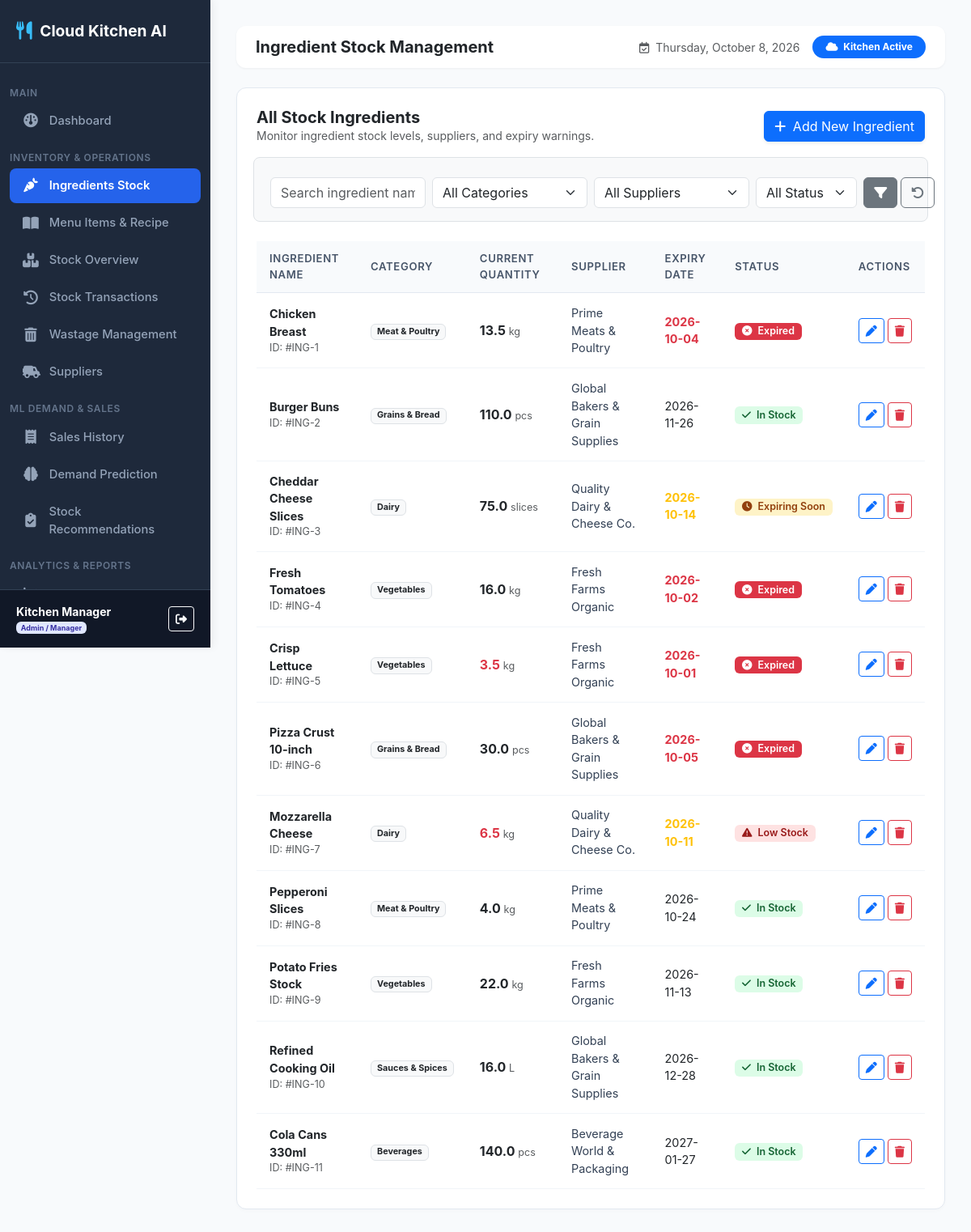
Page /ingredients/ (signed in) on the earlier database version.
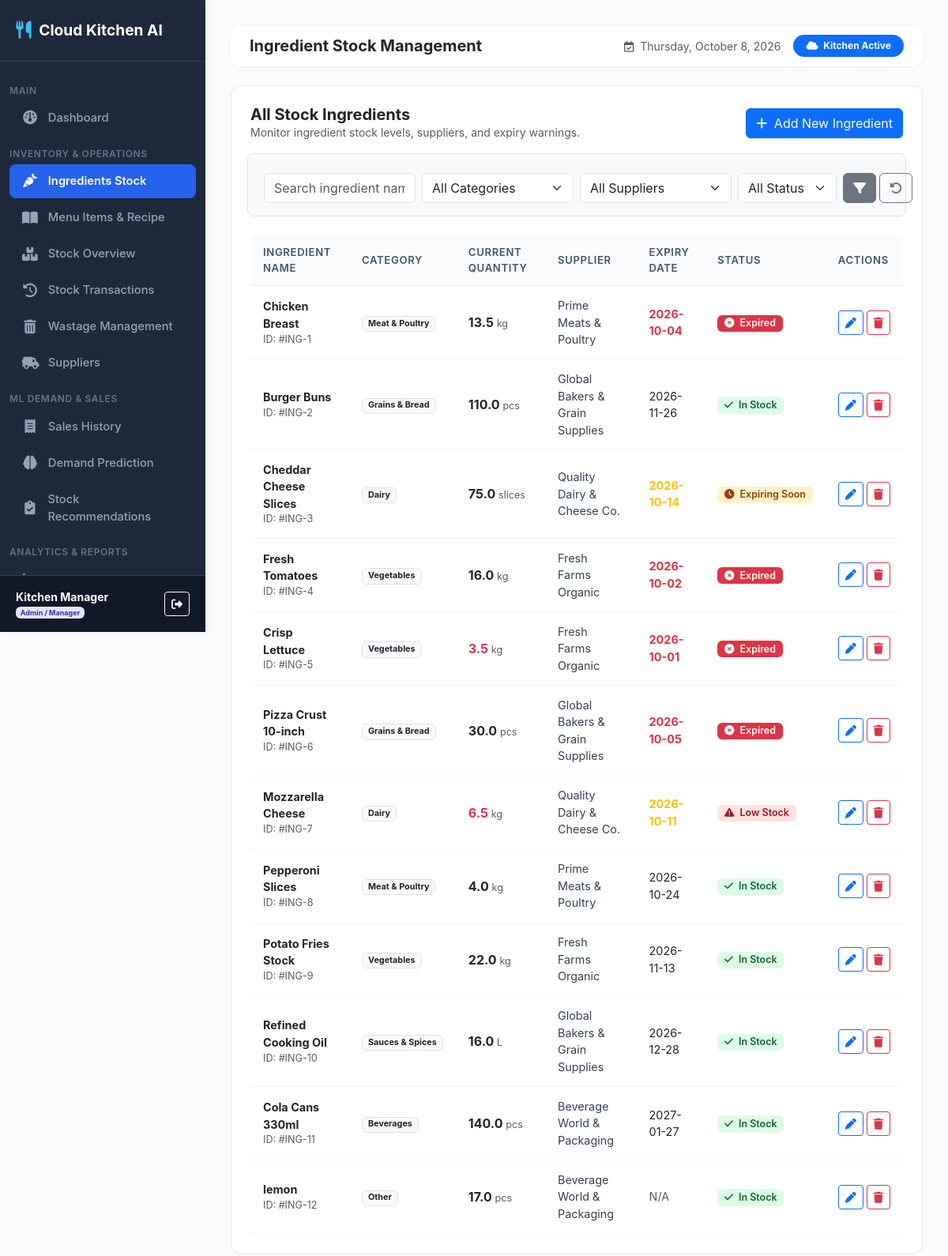
Same page on the later database version.
### inventory_predictor/models.py (models this page shows, shortened)
class Ingredient(models.Model):
    CATEGORY_CHOICES = (
        ('Vegetables', 'Vegetables'),
        ('Dairy', 'Dairy'),
        ('Meat & Poultry', 'Meat & Poultry'),
        ('Grains & Bread', 'Grains & Bread'),
        ('Sauces & Spices', 'Sauces & Spices'),
        ('Beverages', 'Beverages'),
        ('Packaging', 'Packaging'),
        ('Other', 'Other'),
    )
    name = models.CharField(max_length=100, unique=True)
    category = models.CharField(max_length=50, choices=CATEGORY_CHOICES, default='Vegetables')
    unit = models.CharField(max_length=20, help_text="e.g. kg, g, L, ml, pcs, slices")
    current_quantity = models.FloatField(default=0.0)
    min_stock_level = models.FloatField(default=10.0)
    max_stock_level = models.FloatField(default=100.0)
    unit_cost = models.DecimalField(max_digits=10, decimal_places=2, default=0.00)
    supplier = models.ForeignKey(Supplier, on_delete=models.SET_NULL, null=True, blank=True, related_name='ingredients')
    expiry_date = models.DateField(null=True, blank=True)
    created_at = models.DateTimeField(auto_now_add=True)
    @property
    def is_low_stock(self):
        return self.current_quantity <= self.min_stock_level
    @property
    def is_expiring_soon(self):
        if self.expiry_date:
            today = date.today()
            days = (self.expiry_date - today).days
            return 0 <= days <= 7
        return False
    @property
    def is_expired(self):
        if self.expiry_date:
            return self.expiry_date < date.today()
        return False

class Supplier(models.Model):
    name = models.CharField(max_length=100)
    contact_person = models.CharField(max_length=100, blank=True, null=True)
    phone = models.CharField(max_length=20, blank=True, null=True)
    email = models.EmailField(blank=True, null=True)
    address = models.TextField(blank=True, null=True)
    created_at = models.DateTimeField(auto_now_add=True)

### inventory_predictor/views.py (the view)
# urls.py: path('ingredients/', views.ingredient_list, name='ingredient_list'),
@login_required
def ingredient_list(request):
    ingredients = Ingredient.objects.select_related('supplier').all()
    search_query = request.GET.get('search', '').strip()
    category_filter = request.GET.get('category', '').strip()
    status_filter = request.GET.get('status', '').strip()
    supplier_filter = request.GET.get('supplier', '').strip()
    if search_query:
        ingredients = ingredients.filter(name__icontains=search_query)
    if category_filter:
        ingredients = ingredients.filter(category=category_filter)
    if supplier_filter:
        ingredients = ingredients.filter(supplier_id=supplier_filter)
    ingredients_list = list(ingredients)
    if status_filter == 'low_stock':
        ingredients_list = [i for i in ingredients_list if i.is_low_stock]
    elif status_filter == 'expiring':
        ingredients_list = [i for i in ingredients_list if i.is_expiring_soon]
    categories = Ingredient.CATEGORY_CHOICES
    suppliers = Supplier.objects.all()
    context = {
        'ingredients': ingredients_list,
        'categories': categories,
        'suppliers': suppliers,
        'search_query': search_query,
        'category_filter': category_filter,
        'status_filter': status_filter,
        'supplier_filter': supplier_filter,
        'is_admin': role_check_admin(request.user)
    }
    return render(request, 'inventory_predictor/ingredients/list.html', context)

### inventory_predictor/templates/inventory_predictor/ingredients/list.html (shortened to what this page needs)
{% extends 'inventory_predictor/base.html' %}
{% block page_title %}Ingredient Stock Management{% endblock %}
{% block content %}
<div class="card-box">
    <div class="d-flex flex-column flex-md-row justify-content-between align-items-md-center gap-3 mb-4">
        <div>
            <h5 class="fw-bold m-0 text-dark">All Stock Ingredients</h5>
            <p class="text-muted small m-0">Monitor ingredient stock levels, suppliers, and expiry warnings.</p>
        </div>
        {% if is_admin %}
        <div>
            <a href="{% url 'ingredient_add' %}" class="btn btn-primary shadow-sm">
                <i class="fa-solid fa-plus me-1"></i> Add New Ingredient
            </a>
        </div>
        {% endif %}
    </div>
    <form method="GET" action="{% url 'ingredient_list' %}" class="row g-2 mb-4 bg-light p-3 rounded-3 border">
        <div class="col-12 col-md-3">
            <input type="text" name="search" value="{{ search_query }}" class="form-control" placeholder="Search ingredient name...">
        </div>
        <div class="col-12 col-md-3">
            <select name="category" class="form-select">
                <option value="">All Categories</option>
            </select>
        </div>
        <div class="col-12 col-md-3">
            <select name="supplier" class="form-select">
                <option value="">All Suppliers</option>
            </select>
        </div>
        <div class="col-12 col-md-2">
            <select name="status" class="form-select">
                <option value="">All Status</option>
            </select>
        </div>
        <div class="col-12 col-md-1 d-flex gap-1">
            <button type="submit" class="btn btn-secondary w-100" title="Filter"><i class="fa-solid fa-filter"></i></button>
            <a href="{% url 'ingredient_list' %}" class="btn btn-outline-secondary" title="Reset"><i class="fa-solid fa-rotate-left"></i></a>
        </div>
    </form>
    <div class="table-responsive">
        <table class="custom-table">
            <thead>
                <tr>
                    <th>Ingredient Name</th>
                    <th>Category</th>
                    <th>Current Quantity</th>
                    <th>Supplier</th>
                    <th>Expiry Date</th>
                    <th>Status</th>
                    {% if is_admin %}<th>Actions</th>{% endif %}
                </tr>
            </thead>
            <tbody>
                {% for ing in ingredients %}
                <tr>
                    <td>
                        <div class="fw-bold text-dark">{{ ing.name }}</div>
                        <div class="text-muted small">ID: #ING-{{ ing.id }}</div>
                    </td>
                    <td><span class="badge bg-light text-dark border">{{ ing.category }}</span></td>
                    <td>
                        <span class="fs-6 fw-bold {% if ing.is_low_stock %}text-danger{% else %}text-dark{% endif %}">
                            {{ ing.current_quantity }}
                        </span>
                        <span class="text-muted small">{{ ing.unit }}</span>
                    </td>
                    <td>{{ ing.supplier.name|default:"N/A" }}</td>
                    <td>
                        {% if ing.expiry_date %}
                            <span class="{% if ing.is_expired %}text-danger fw-bold{% elif ing.is_expiring_soon %}text-warning fw-bold{% else %}text-dark{% endif %}">
                                {{ ing.expiry_date|date:"Y-m-d" }}
                            </span>
                        {% else %}
                            <span class="text-muted">N/A</span>
                        {% endif %}
                    </td>
                    <td>
                        {% if ing.is_expired %}
                            <span class="badge badge-status bg-danger text-white"><i class="fa-solid fa-circle-xmark me-1"></i> Expired</span>
                        {% elif ing.is_low_stock %}
                            <span class="badge badge-status badge-low-stock"><i class="fa-solid fa-triangle-exclamation me-1"></i> Low Stock</span>
                        {% elif ing.is_expiring_soon %}
                            <span class="badge badge-status badge-expiring"><i class="fa-solid fa-clock me-1"></i> Expiring Soon</span>
                        {% else %}
                            <span class="badge badge-status badge-ok"><i class="fa-solid fa-check me-1"></i> In Stock</span>
                        {% endif %}
                    </td>
                    {% if is_admin %}
                    <td>
                        <div class="d-flex gap-1">
                            <a href="{% url 'ingredient_edit' ing.pk %}" class="btn btn-sm btn-outline-primary" title="Edit">
                                <i class="fa-solid fa-pen"></i>
                            </a>
                            <a href="{% url 'ingredient_delete' ing.pk %}" class="btn btn-sm btn-outline-danger" title="Delete">
                                <i class="fa-solid fa-trash"></i>
                            </a>
                        </div>
                    </td>
                    {% endif %}
                </tr>
                {% empty %}
                <tr>
                    <td colspan="7" class="text-center py-4 text-muted">
                        No ingredients found matching your search criteria.
                    </td>
                </tr>
                {% endfor %}
            </tbody>
        </table>
    </div>
</div>
{% endblock %}

### inventory_predictor/templates/inventory_predictor/base.html (shortened to what this page needs)
{% load static %}
<!DOCTYPE html>
<html lang="en">
<head>
    <link rel="stylesheet" href="{% static 'css/bootstrap.min.css' %}">
    <link rel="stylesheet" href="https://cdn.jsdelivr.net/npm/bootstrap@5.3.2/dist/css/bootstrap.min.css">
    <link rel="stylesheet" href="{% static 'css/fontawesome.min.css' %}">
    <link rel="stylesheet" href="https://cdnjs.cloudflare.com/ajax/libs/font-awesome/6.4.2/css/all.min.css">
    <link rel="stylesheet" href="{% static 'css/style.css' %}">
</head>
<body>
    {% if user.is_authenticated %}
    <nav id="sidebar">
        <div class="sidebar-header">
            <a href="{% url 'dashboard' %}" class="sidebar-brand">
                <i class="fa-solid fa-utensils"></i>
                <span>Cloud Kitchen AI</span>
            </a>
        </div>
        <ul class="sidebar-menu">
            <li class="menu-heading">Main</li>
            <li class="sidebar-item">
                <a href="{% url 'dashboard' %}" class="sidebar-link {% if request.resolver_match.url_name == 'dashboard' %}active{% endif %}">
                    <i class="fa-solid fa-gauge"></i>
                    <span>Dashboard</span>
                </a>
            </li>
            <li class="menu-heading">Inventory & Operations</li>
            <li class="sidebar-item">
                <a href="{% url 'ingredient_list' %}" class="sidebar-link {% if 'ingredient' in request.resolver_match.url_name %}active{% endif %}">
                    <i class="fa-solid fa-carrot"></i>
                    <span>Ingredients Stock</span>
                </a>
            </li>
            <li class="sidebar-item">
                <a href="{% url 'menu_list' %}" class="sidebar-link {% if 'menu' in request.resolver_match.url_name or 'recipe' in request.resolver_match.url_name %}active{% endif %}">
                    <i class="fa-solid fa-book-open"></i>
                    <span>Menu Items & Recipe</span>
                </a>
            </li>
            <li class="sidebar-item">
                <a href="{% url 'inventory_status' %}" class="sidebar-link ">
                    <i class="fa-solid fa-boxes-stacked"></i>
                    <span>Stock Overview</span>
                </a>
            </li>
            <li class="sidebar-item">
                <a href="{% url 'inventory_transactions' %}" class="sidebar-link {% if request.resolver_match.url_name == 'inventory_transactions' %}active{% endif %}">
                    <i class="fa-solid fa-clock-rotate-left"></i>
                    <span>Stock Transactions</span>
                </a>
            </li>
            <li class="sidebar-item">
                <a href="{% url 'wastage_list' %}" class="sidebar-link {% if 'wastage' in request.resolver_match.url_name %}active{% endif %}">
                    <i class="fa-solid fa-trash-can"></i>
                    <span>Wastage Management</span>
                </a>
            </li>
            {% if user.is_superuser or user.profile.role == 'ADMIN' %}
            <li class="sidebar-item">
                <a href="{% url 'supplier_list' %}" class="sidebar-link {% if 'supplier' in request.resolver_match.url_name %}active{% endif %}">
                    <i class="fa-solid fa-truck-field"></i>
                    <span>Suppliers</span>
                </a>
            </li>
            {% endif %}
            <li class="menu-heading">ML Demand & Sales</li>
            <li class="sidebar-item">
                <a href="{% url 'sales_list' %}" class="sidebar-link {% if 'sales' in request.resolver_match.url_name %}active{% endif %}">
                    <i class="fa-solid fa-receipt"></i>
                    <span>Sales History</span>
                </a>
            </li>
            <li class="sidebar-item">
                <a href="{% url 'demand_prediction' %}" class="sidebar-link {% if 'demand_prediction' in request.resolver_match.url_name %}active{% endif %}">
                    <i class="fa-solid fa-brain"></i>
                    <span>Demand Prediction</span>
                </a>
            </li>
            <li class="sidebar-item">
                <a href="{% url 'reorder_recommendations' %}" class="sidebar-link {% if 'reorders' in request.resolver_match.url_name %}active{% endif %}">
                    <i class="fa-solid fa-clipboard-check"></i>
                    <span>Stock Recommendations</span>
                </a>
            </li>
            <li class="menu-heading">Analytics & Reports</li>
            <li class="sidebar-item">
                <a href="{% url 'analytics' %}" class="sidebar-link {% if 'analytics' in request.resolver_match.url_name %}active{% endif %}">
                    <i class="fa-solid fa-chart-line"></i>
                    <span>Analytics</span>
                </a>
            </li>
        </ul>
        <div class="sidebar-user">
            <div class="d-flex align-items-center justify-content-between">
                <div>
                    <div class="fw-bold text-white small">{{ user.get_full_name|default:user.username }}</div>
                    <div class="text-muted text-capitalize" style="font-size: 0.75rem;">
                        {% if user.is_superuser or user.profile.role == 'ADMIN' %}
                            <span class="badge badge-admin">Admin / Manager</span>
                        {% else %}
                            <span class="badge badge-staff">Kitchen Staff</span>
                        {% endif %}
                    </div>
                </div>
                <a href="{% url 'logout' %}" class="btn btn-sm btn-outline-light" title="Logout">
                    <i class="fa-solid fa-right-from-bracket"></i>
                </a>
            </div>
        </div>
    </nav>
    {% endif %}
    <main id="content" {% if not user.is_authenticated %}style="margin-left: 0;"{% endif %}>
        {% if user.is_authenticated %}
        <div class="navbar-custom d-flex justify-content-between align-items-center">
            <div class="d-flex align-items-center gap-3">
                <h5 class="m-0 fw-bold text-dark">{% block page_title %}Dashboard{% endblock %}</h5>
            </div>
            <div class="d-flex align-items-center gap-3">
                <span class="text-muted small d-none d-md-inline">
                    <i class="fa-regular fa-calendar-check me-1"></i> {% now "l, F j, Y" %}
                </span>
                <span class="badge bg-primary rounded-pill px-3 py-2">
                    <i class="fa-solid fa-cloud me-1"></i> Kitchen Active
                </span>
            </div>
        </div>
        {% endif %}
        {% block content %}{% endblock %}
    </main>
</body>
</html>

Differences in the rows shown:
added Ingredient: name "lemon", id "12", category "Other", current_quantity "17.0", unit "pcs", supplier.name "Beverage World & Packaging", shows "N/A", min_stock_level 10 (drawn)
